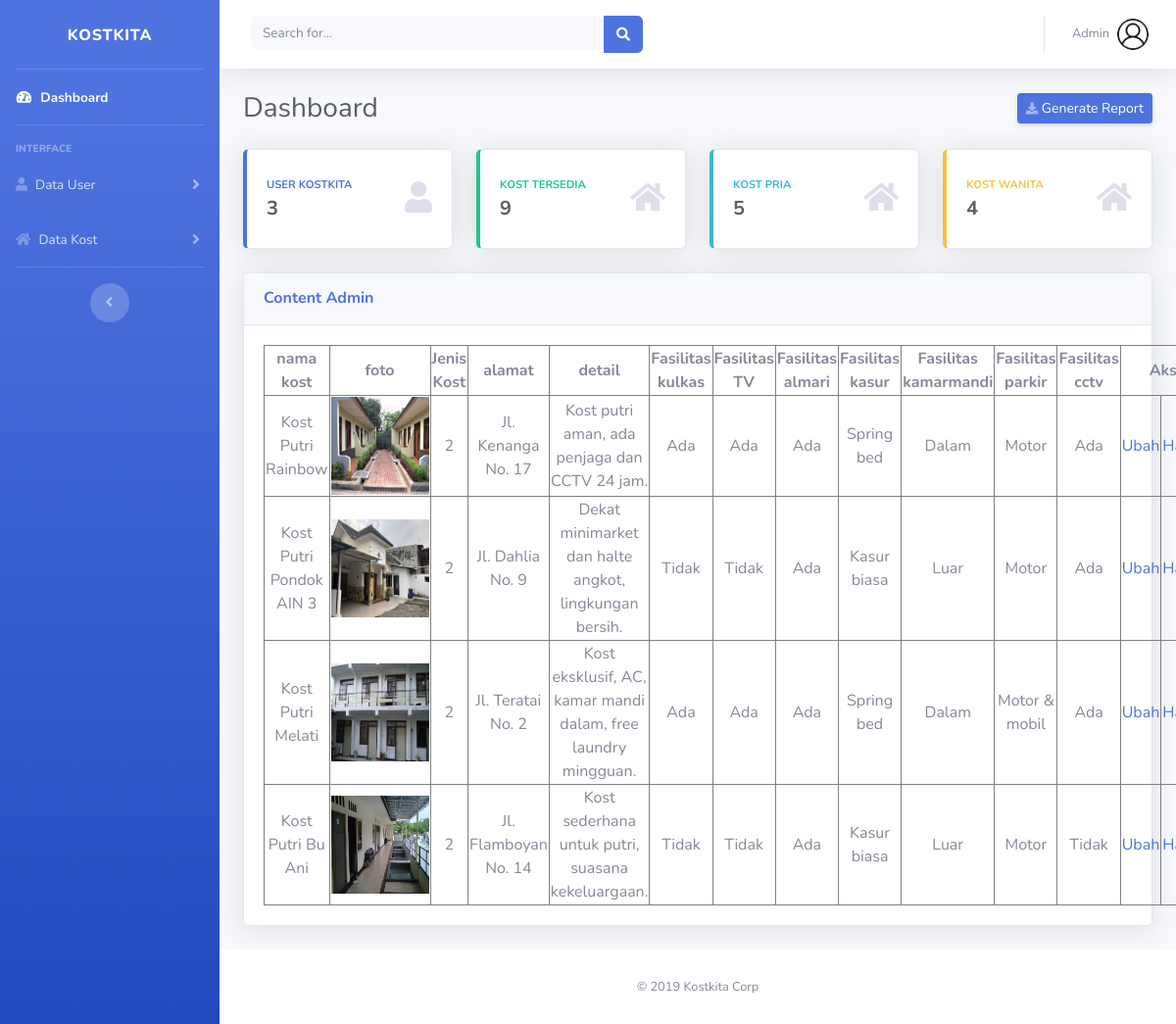
The app's page /admin/datakost_pr.php (signed in) with its own data.
### tables this page shows
CREATE TABLE `kost` (
  `id_kost`    INT NOT NULL AUTO_INCREMENT,
  `pemilik`    VARCHAR(50)  NOT NULL,
  `namakost`   VARCHAR(100) NOT NULL,
  `harga`      VARCHAR(30)  NOT NULL,
  `gambar`     VARCHAR(255) NOT NULL,
  `jenis_kost` VARCHAR(2)   NOT NULL,
  `alamat`     TEXT NOT NULL,
  `detail`     TEXT NOT NULL,
  `kulkas`     VARCHAR(100) NOT NULL DEFAULT '',
  `tv`         VARCHAR(100) NOT NULL DEFAULT '',
  `almari`     VARCHAR(100) NOT NULL DEFAULT '',
  `kasur`      VARCHAR(100) NOT NULL DEFAULT '',
  `kamarmandi` VARCHAR(100) NOT NULL DEFAULT '',
  `parkir`     VARCHAR(100) NOT NULL DEFAULT '',
  `cctv`       VARCHAR(100) NOT NULL DEFAULT '',
  `wifi`       VARCHAR(100) NOT NULL DEFAULT '',
  PRIMARY KEY (`id_kost`),
  KEY `idx_pemilik` (`pemilik`)
);

### admin/datakost_pr.php (the view, shortened to what this page needs)
<!DOCTYPE html>
<html lang="en">
<head>
  <link href="../vendor/fontawesome-free/css/all.min.css" rel="stylesheet" type="text/css">
  <link href="../css/sb-admin-2.min.css" rel="stylesheet">
</head>
<body id="page-top">
  <div id="wrapper">
    <ul class="navbar-nav bg-gradient-primary sidebar sidebar-dark accordion" id="accordionSidebar">
      <a class="sidebar-brand d-flex " href="../index.php">
        <div class="sidebar-brand-text mx-3">&nbsp; &nbsp; &nbsp; &nbsp;KostKita</div>
      </a>
      <hr class="sidebar-divider my-0">
      <li class="nav-item active">
        <a class="nav-link" href="index.php">
          <i class="fas fa-fw fa-tachometer-alt"></i>
          <span>Dashboard</span></a>
      </li>
      <hr class="sidebar-divider">
      <div class="sidebar-heading">
        Interface
      </div>
      <li class="nav-item">
        <a class="nav-link collapsed" href="#" data-toggle="collapse" data-target="#collapseTwo" aria-expanded="true" aria-controls="collapseTwo">
          <i class="fas fa-user"></i>
          <span>Data User</span>
        </a>
      </li>
      <li class="nav-item">
        <a class="nav-link collapsed" href="#" data-toggle="collapse" data-target="#collapseUtilities" aria-expanded="true" aria-controls="collapseUtilities">
          <i class="fas fa-home"></i>
          <span>Data Kost</span>
        </a>
      </li>
      <hr class="sidebar-divider">
      <div class="text-center d-none d-md-inline">
        <button class="rounded-circle border-0" id="sidebarToggle"></button>
      </div>
    </ul>
    <div id="content-wrapper" class="d-flex flex-column">
      <div id="content">
        <nav class="navbar navbar-expand navbar-light bg-white topbar mb-4 static-top shadow">
          <form class="d-none d-sm-inline-block form-inline mr-auto ml-md-3 my-2 my-md-0 mw-100 navbar-search">
            <div class="input-group">
              <input type="text" class="form-control bg-light border-0 small" placeholder="Search for..." aria-label="Search" aria-describedby="basic-addon2">
              <div class="input-group-append">
                <button class="btn btn-primary" type="button">
                  <i class="fas fa-search fa-sm"></i>
                </button>
              </div>
            </div>
          </form>
          <ul class="navbar-nav ml-auto">
            <li class="nav-item dropdown no-arrow">
              <a class="nav-link dropdown-toggle" href="#" id="userDropdown" role="button" data-toggle="dropdown" aria-haspopup="true" aria-expanded="false">
                <span class="mr-2 d-none d-lg-inline text-gray-600 small">Admin</span>
                <img class="img-profile rounded-circle" src="../assets/img/user.png">
              </a>
            </li>
          </ul>
        </nav>
        <div class="container-fluid">
          <div class="d-sm-flex align-items-center justify-content-between mb-4">
            <h1 class="h3 mb-0 text-gray-800">Dashboard</h1>
            <a href="#" class="d-none d-sm-inline-block btn btn-sm btn-primary shadow-sm"><i class="fas fa-download fa-sm text-white-50"></i> Generate Report</a>
          </div>
          <div class="row">
            <div class="col-xl-3 col-md-6 mb-4">
              <div class="card border-left-primary shadow h-100 py-2">
                <div class="card-body">
                  <div class="row no-gutters align-items-center">
                    <div class="col mr-2">
                      <div class="text-xs font-weight-bold text-primary text-uppercase mb-1">User KostKita</div>
                      <div class="h5 mb-0 font-weight-bold text-gray-800">
                        <?php
                          include "../koneksi.php";
                            $query="select * from userkost";
                            $sql=mysqli_query($koneksi, $query);
                            $count=mysqli_num_rows($sql);
                            echo $count;
                        ?>
                      </div>
                    </div>
                    <div class="col-auto">
                      <i class="fas fa-user fa-2x text-gray-300"></i>
                    </div>
                  </div>
                </div>
              </div>
            </div>
            <div class="col-xl-3 col-md-6 mb-4">
              <div class="card border-left-success shadow h-100 py-2">
                <div class="card-body">
                  <div class="row no-gutters align-items-center">
                    <div class="col mr-2">
                      <div class="text-xs font-weight-bold text-success text-uppercase mb-1">Kost Tersedia</div>
                      <div class="h5 mb-0 font-weight-bold text-gray-800">
                        <?php
                          include "../koneksi.php";
                            $query="select * from kost";
                            $sql=mysqli_query($koneksi, $query);
                            $count=mysqli_num_rows($sql);
                            echo $count;
                        ?>
                      </div>
                    </div>
                    <div class="col-auto">
                      <i class="fas fa-home fa-2x text-gray-300"></i>
                    </div>
                  </div>
                </div>
              </div>
            </div>
            <div class="col-xl-3 col-md-6 mb-4">
              <div class="card border-left-info shadow h-100 py-2">
                <div class="card-body">
                  <div class="row no-gutters align-items-center">
                    <div class="col mr-2">
                      <div class="text-xs font-weight-bold text-info text-uppercase mb-1">Kost Pria</div>
                      <div class="row no-gutters align-items-center">
                        <div class="col-auto">
                          <div class="h5 mb-0 mr-3 font-weight-bold text-gray-800">
                            <?php
                            include "../koneksi.php";
                            $query="select jenis_kost from kost where jenis_kost='1'";
                            $sql=mysqli_query($koneksi, $query);
                            $count=mysqli_num_rows($sql);
                            echo $count;
                            ?>
                          </div>
                        </div>
                      </div>
                    </div>
                    <div class="col-auto">
                      <i class="fas fa-home fa-2x text-gray-300"></i>
                    </div>
                  </div>
                </div>
              </div>
            </div>
            <div class="col-xl-3 col-md-6 mb-4">
              <div class="card border-left-warning shadow h-100 py-2">
                <div class="card-body">
                  <div class="row no-gutters align-items-center">
                    <div class="col mr-2">
                      <div class="text-xs font-weight-bold text-warning text-uppercase mb-1">Kost Wanita</div>
                      <div class="h5 mb-0 font-weight-bold text-gray-800">
                        <?php
                          include "../koneksi.php";
                            $query="select jenis_kost from kost where jenis_kost='2'";
                            $sql=mysqli_query($koneksi, $query);
                            $count=mysqli_num_rows($sql);
                            echo $count;
                        ?>
                      </div>
                    </div>
                    <div class="col-auto">
                      <i class="fas fa-home fa-2x text-gray-300"></i>
                    </div>
                  </div>
                </div>
              </div>
            </div>
          </div>
          <div class="row">
            <div class="col-xl-12 col-lg-11">
              <div class="card shadow mb-4">
                <div class="card-header py-3 d-flex flex-row align-items-center justify-content-between">
                  <h6 class="m-0 font-weight-bold text-primary">Content Admin</h6>
                </div>
                <div class="card-body text-center">
                <table border="1" width="100%">
                    <tr>
                        <th>nama kost</th>
                        <th>foto</th>
                        <th>Jenis Kost</th>
                        <th>alamat</th>
                        <th>detail</th>
                        <th>Fasilitas kulkas</th>
                        <th>Fasilitas TV</th>
                        <th>Fasilitas almari</th>
                        <th>Fasilitas kasur</th>
                        <th>Fasilitas kamarmandi</th>
                        <th>Fasilitas parkir</th>
                        <th>Fasilitas cctv</th>
                        <th colspan="2">Aksi</th>
                    </tr>
                    <?php
                    include "../koneksi.php";
                    $query = "SELECT * FROM kost where jenis_kost='2'";
                    $sql = mysqli_query($koneksi, $query);
                    while($data = mysqli_fetch_array($sql)){
                        echo "<tr>";
                        echo "<td>".$data['namakost']."</td>";
                        echo "<td><img src='../assets/img/".$data['gambar']."' width='100' height='100'></td>";
                        echo "<td>".$data['jenis_kost']."</td>";
                        echo "<td>".$data['alamat']."</td>";
                        echo "<td>".$data['detail']."</td>";
                        echo "<td>".$data['kulkas']."</td>";
                        echo "<td>".$data['tv']."</td>";
                        echo "<td>".$data['almari']."</td>";
                        echo "<td>".$data['kasur']."</td>";
                        echo "<td>".$data['kamarmandi']."</td>";
                        echo "<td>".$data['parkir']."</td>";
                        echo "<td>".$data['cctv']."</td>";
                        echo "<td><a href='form_editKost.php?id_kost=".$data['id_kost']."'>Ubah</a></td>";
                        echo "<td><a href='delete_kost.php?id_kost=".$data['id_kost']."'>Hapus</a></td>";
                        echo "</tr>";
                    }
                    ?>
                    </table>
                </div>
              </div>
            </div>
          </div>
        </div>
      </div>
      <footer class="sticky-footer bg-white">
        <div class="container my-auto">
          <div class="copyright text-center my-auto">
            <span>&copy; 2019 Kostkita Corp</span>
          </div>
        </div>
      </footer>
    </div>
  </div>
</body>
</html>

### records on screen
kost: namakost "Kost Putri Rainbow", gambar (picture), jenis_kost "2", alamat "Jl. Kenanga No. 17", detail "Kost putri aman, ada penjaga dan CCTV 24 jam.", kulkas "Ada", tv "Ada", almari "Ada", kasur "Spring bed", kamarmandi "Dalam", parkir "Motor", cctv "Ada"
kost: namakost "Kost Putri Pondok AIN 3", gambar (picture), jenis_kost "2", alamat "Jl. Dahlia No. 9", detail "Dekat minimarket dan halte angkot, lingkungan bersih.", kulkas "Tidak", tv "Tidak", almari "Ada", kasur "Kasur biasa", kamarmandi "Luar", parkir "Motor", cctv "Ada"
kost: namakost "Kost Putri Melati", gambar (picture), jenis_kost "2", alamat "Jl. Teratai No. 2", detail "Kost eksklusif, AC, kamar mandi dalam, free laundry mingguan.", kulkas "Ada", tv "Ada", almari "Ada", kasur "Spring bed", kamarmandi "Dalam", parkir "Motor & mobil", cctv "Ada"
kost: namakost "Kost Putri Bu Ani", gambar (picture), jenis_kost "2", alamat "Jl. Flamboyan No. 14", detail "Kost sederhana untuk putri, suasana kekeluargaan.", kulkas "Tidak", tv "Tidak", almari "Ada", kasur "Kasur biasa", kamarmandi "Luar", parkir "Motor", cctv "Tidak"

### other values on screen
$count "3"
$count "9"
$count "5"
$count "4"
